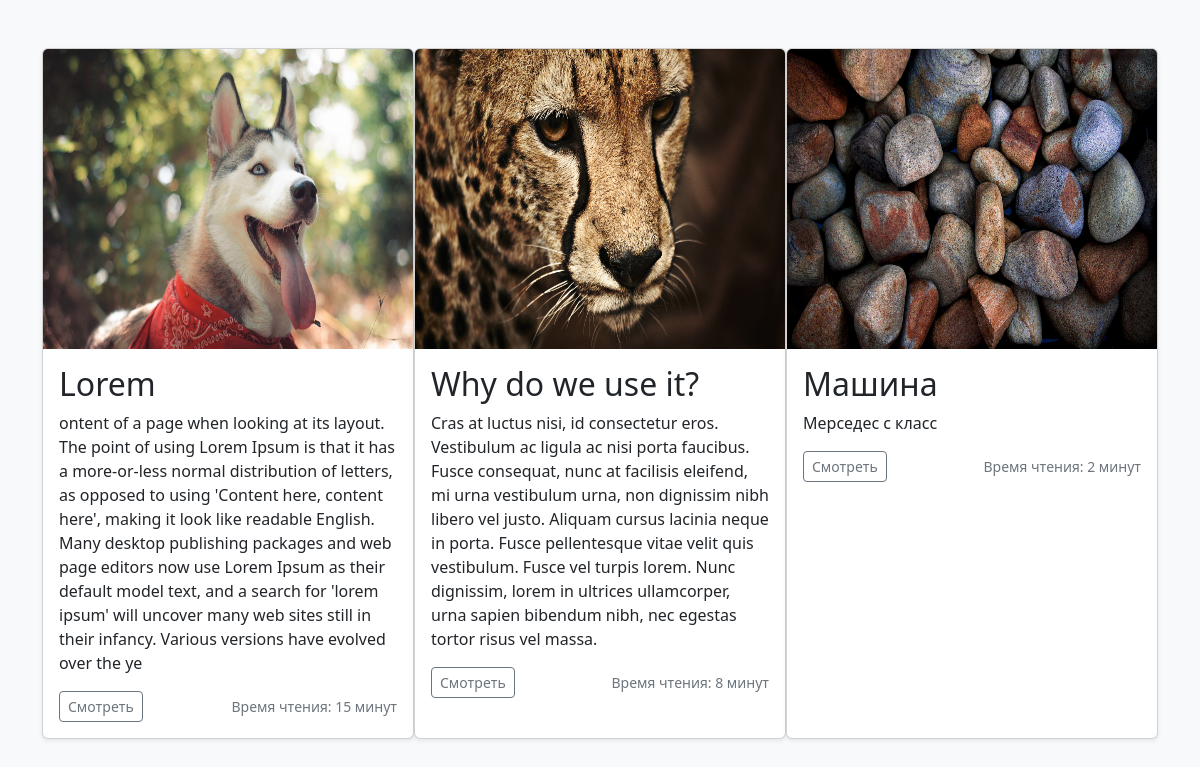
The app's page /article/ with its own data.
### core/models.py (models this page shows)
class Article(models.Model):
    title = models.CharField(max_length=255, verbose_name='Название')
    text = models.TextField(verbose_name='Содержимое')
    author = models.ForeignKey(
        User, on_delete=models.CASCADE, verbose_name='Автор'
    )
    description = models.TextField(verbose_name='Описание')
    image = models.ImageField(verbose_name='Картинка')
    created_at = models.DateTimeField(
        auto_now_add=True, verbose_name='Дата публикации'
    )
    reading_time = models.IntegerField(verbose_name='Время чтения ')
    class Meta:
        ordering = ('id',)
        verbose_name = 'Cтатья'
        verbose_name_plural = 'Cтатьи'

### core/views.py (the view)
# urls.py: path('article/', views.article),
def article(request):
    context = {
        'articles': Article.objects.all()
    }
    return render(request, "core/articles.html", context)

### core/templates/core/articles.html (shortened to what this page needs)
{% load static %}
<!DOCTYPE html>
<html lang="en">
<head>
    <link rel="stylesheet" href="https://cdn.jsdelivr.net/npm/bootstrap@5.2.0-beta1/dist/css/bootstrap.min.css">
</head>
<body>
    <main>
        <div class="album py-5 bg-light">
            <div class="container">
                <div class="row row-cols-1">
                    <div class="col d-flex justify-content-center">
                        {% for article in articles %}
                        <div class="card shadow-sm" style="width: 50%;">
                            <img class="bd-placeholder-img card-img-top" width="100%" height="300" src={{ article.image.url }} role="img" aria-label="Placeholder: Thumbnail" preserveAspectRatio="xMidYMid slice" focusable="false"><rect width="100%" height="100%" fill="#55595c"></rect></img>
                            <div class="card-body">
                            <h2>{{ article.title }}</h2>
                            <p class="card-text">{{ article.description }}</p>
                            <div class="d-flex justify-content-between align-items-center">
                                <div class="btn-group">
                                <a href="./{{ article.id }}/"><button type="button" class="btn btn-sm btn-outline-secondary">Смотреть</button></a>
                                </div>
                                <small class="text-muted">Время чтения: {{ article.reading_time }} минут</small>
                            </div>
                            </div>
                        </div>
                        {% endfor %}
                    </div>
                </div>
            </div>
        </div>
    </main>
</body>
</html>

### records on screen
Article: image (picture), title "Lorem", description "ontent of a page when looking at its layout. The point of using Lorem Ipsum is that it has a more-or-less normal distribution of letters, as opposed to using 'Content here, content here', making it look like readable English. Many desktop publishing packages and web page editors now use Lorem Ipsum as their default model text, and a search for 'lorem ipsum' will uncover many web sites still in their infancy. Various versions have evolved over the ye", reading_time "15"
Article: image (picture), title "Why do we use it?", description "Cras at luctus nisi, id consectetur eros. Vestibulum ac ligula ac nisi porta faucibus. Fusce consequat, nunc at facilisis eleifend, mi urna vestibulum urna, non dignissim nibh libero vel justo. Aliquam cursus lacinia neque in porta. Fusce pellentesque vitae velit quis vestibulum. Fusce vel turpis lorem. Nunc dignissim, lorem in ultrices ullamcorper, urna sapien bibendum nibh, nec egestas tortor risus vel massa.", reading_time "8"
Article: image (picture), title "Машина", description "Мерседес с класс", reading_time "2"
